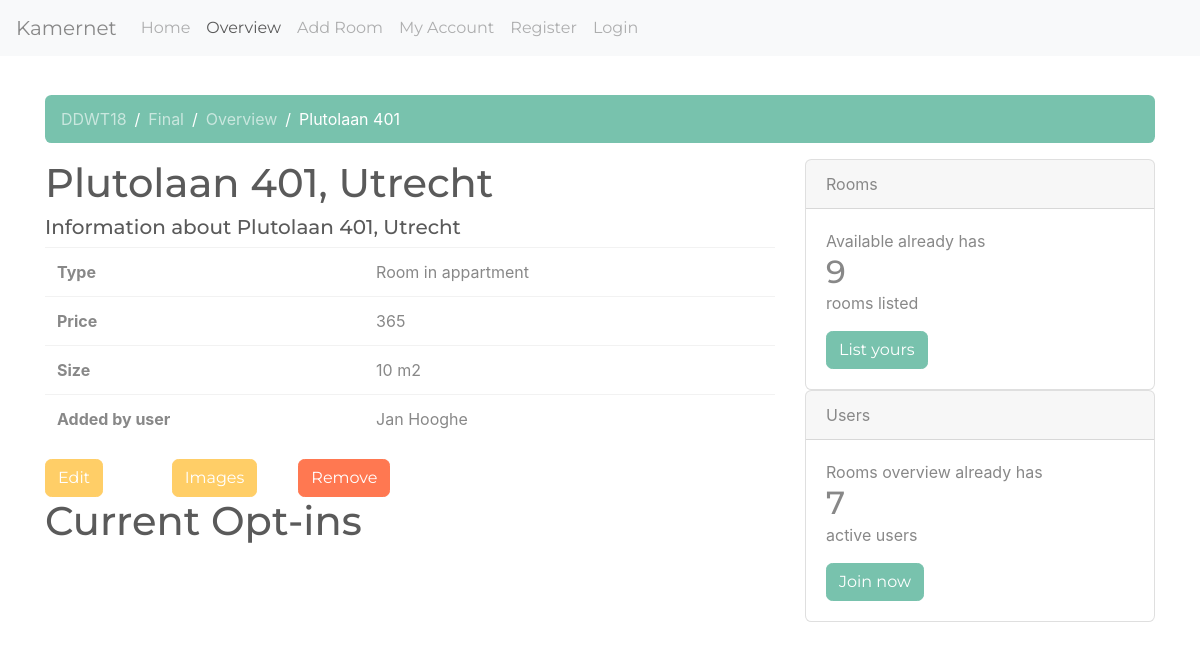
/DDWT18/final/room/?room_id=2 (signed in), run on the app's committed database.
### tables this page shows
CREATE TABLE `rooms` (
  `id` int(11) NOT NULL,
  `address` varchar(255) NOT NULL,
  `city` varchar(255) NOT NULL,
  `type` varchar(255) NOT NULL,
  `price` int(3) NOT NULL,
  `size` int(3) NOT NULL,
  `owner` int(11) NOT NULL,
  `thumbnail` varchar(150) DEFAULT NULL
);

CREATE TABLE `users` (
  `id` int(11) NOT NULL,
  `username` varchar(255) NOT NULL,
  `password` varchar(255) NOT NULL,
  `full_name` varchar(255) NOT NULL,
  `birth_date` date NOT NULL,
  `role` int(11) NOT NULL,
  `biography` varchar(255) NOT NULL,
  `profession` varchar(255) NOT NULL,
  `language` varchar(255) NOT NULL,
  `email` varchar(255) NOT NULL,
  `phonenumber` int(11) NOT NULL
);

### views/room.php (the view, shortened to what this page needs)
<!doctype html>
<html lang="en">
<head>
    <link rel="stylesheet" href="/DDWT18/final/css/bootstrap.min.css">
    <link rel="stylesheet" href="/DDWT18/final/css/main.css">
</head>
<body>
<?= $navigation ?>
<div class="container">
    <div class="pd-15">&nbsp</div>
    <?= $breadcrumbs ?>
    <div class="row">
        <div class="col-md-8">
            <h1><?= $page_title ?></h1>
            <h5><?= $page_subtitle ?></h5>
            <table class="table">
                <tbody>
                <tr>
                    <th scope="row">Type</th>
                    <td><?= $room_type ?></td>
                </tr>
                <tr>
                    <th scope="row">Price</th>
                    <td><?= $room_price ?></td>
                </tr>
                <tr>
                    <th scope="row">Size</th>
                    <td><?= $room_size ?> m2</td>
                </tr>
                <tr>
                    <th scope="row">Added by user</th>
                    <td><?= $added_by ?></td>
                </tr>
                </tbody>
            </table>
            <?php if ($display_buttons) {?>
                <div class="row">
                    <div class="col-sm-2">
                        <a href="/DDWT18/final/edit/?room_id=<?= $room_id ?>&user_id=<?= $_GET['room_id']?>" role="button" class="btn btn-warning">Edit</a>
                    </div>
                    <div class="col-sm-2">
                        <a href="/DDWT18/final/img/?room_id=<?= $room_id ?>&user_id=<?= $_GET['room_id']?>" role="button" class="btn btn-warning">Images</a>
                    </div>
                    <div class="col-sm-2">
                        <form action="/DDWT18/final/remove/" method="POST">
                            <button type="submit" class="btn btn-danger">Remove</button>
                        </form>
                    </div>
                </div>
            <?php }?>
            <?php if($display_optins) {?>
                <?php if(isset($left_content)){?>
                    <h1>Current Opt-ins</h1>
                    <?php echo $left_content;} ?>
            <?php }?>
        </div>
        <div class="col-md-4">
        </div>
</div>
</body>
</html>

### css/main.css (style rules this page uses)
.pd-15 { padding: 15px 0 0 0; }

### data on the page
rooms: page_title "Plutolaan 401, Utrecht", page_subtitle "Information about Plutolaan 401, Utrecht", type "Room in appartment", price "365", size "10", owner.full_name "Jan Hooghe"

### other printed values
$nav_info[1]['name'] "Home"
$nav_info[1]['name'] "Overview"
$nav_info[1]['name'] "Add Room"
$nav_info[1]['name'] "My Account"
$nav_info[1]['name'] "Register"
$nav_info[1]['name'] "Login"
$name "DDWT18"
$name "Final"
$name "Overview"
$name "Plutolaan 401"
$nbr_rooms "9"
$nbr_users "7"
